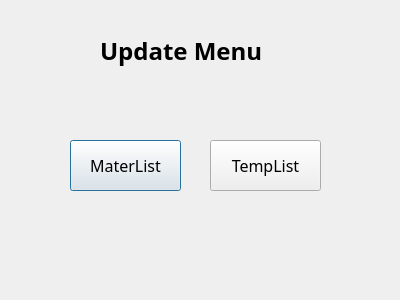
<?xml version="1.0" encoding="UTF-8"?>
<ui version="4.0">
 <class>UpdateItemWindow</class>
 <widget class="QDialog" name="UpdateItemWindow">
  <property name="geometry">
   <rect>
    <x>0</x>
    <y>0</y>
    <width>400</width>
    <height>300</height>
   </rect>
  </property>
  <property name="windowTitle">
   <string>UpdateItemWindow</string>
  </property>
  <widget class="QLabel" name="label_2">
   <property name="geometry">
    <rect>
     <x>100</x>
     <y>30</y>
     <width>201</width>
     <height>41</height>
    </rect>
   </property>
   <property name="font">
    <font>
     <family>함초롬바탕</family>
     <pointsize>18</pointsize>
     <weight>75</weight>
     <bold>true</bold>
    </font>
   </property>
   <property name="text">
    <string>Update Menu</string>
   </property>
  </widget>
  <widget class="QPushButton" name="addButton">
   <property name="geometry">
    <rect>
     <x>70</x>
     <y>140</y>
     <width>111</width>
     <height>51</height>
    </rect>
   </property>
   <property name="font">
    <font>
     <family>함초롬바탕</family>
     <pointsize>12</pointsize>
    </font>
   </property>
   <property name="text">
    <string>MaterList</string>
   </property>
  </widget>
  <widget class="QPushButton" name="addButton_2">
   <property name="geometry">
    <rect>
     <x>210</x>
     <y>140</y>
     <width>111</width>
     <height>51</height>
    </rect>
   </property>
   <property name="font">
    <font>
     <family>함초롬바탕</family>
     <pointsize>12</pointsize>
    </font>
   </property>
   <property name="text">
    <string>TempList</string>
   </property>
  </widget>
 </widget>
 <layoutdefault spacing="6" margin="11"/>
 <resources/>
 <connections>
  <connection>
   <sender>addButton</sender>
   <signal>clicked()</signal>
   <receiver>UpdateItemWindow</receiver>
   <slot>updateMaster()</slot>
   <hints>
    <hint type="sourcelabel">
     <x>100</x>
     <y>171</y>
    </hint>
    <hint type="destinationlabel">
     <x>38</x>
     <y>218</y>
    </hint>
   </hints>
  </connection>
  <connection>
   <sender>addButton_2</sender>
   <signal>clicked()</signal>
   <receiver>UpdateItemWindow</receiver>
   <slot>updateTemp()</slot>
   <hints>
    <hint type="sourcelabel">
     <x>250</x>
     <y>153</y>
    </hint>
    <hint type="destinationlabel">
     <x>312</x>
     <y>98</y>
    </hint>
   </hints>
  </connection>
 </connections>
 <slots>
  <slot>updateMaster()</slot>
  <slot>updateTemp()</slot>
 </slots>
</ui>
